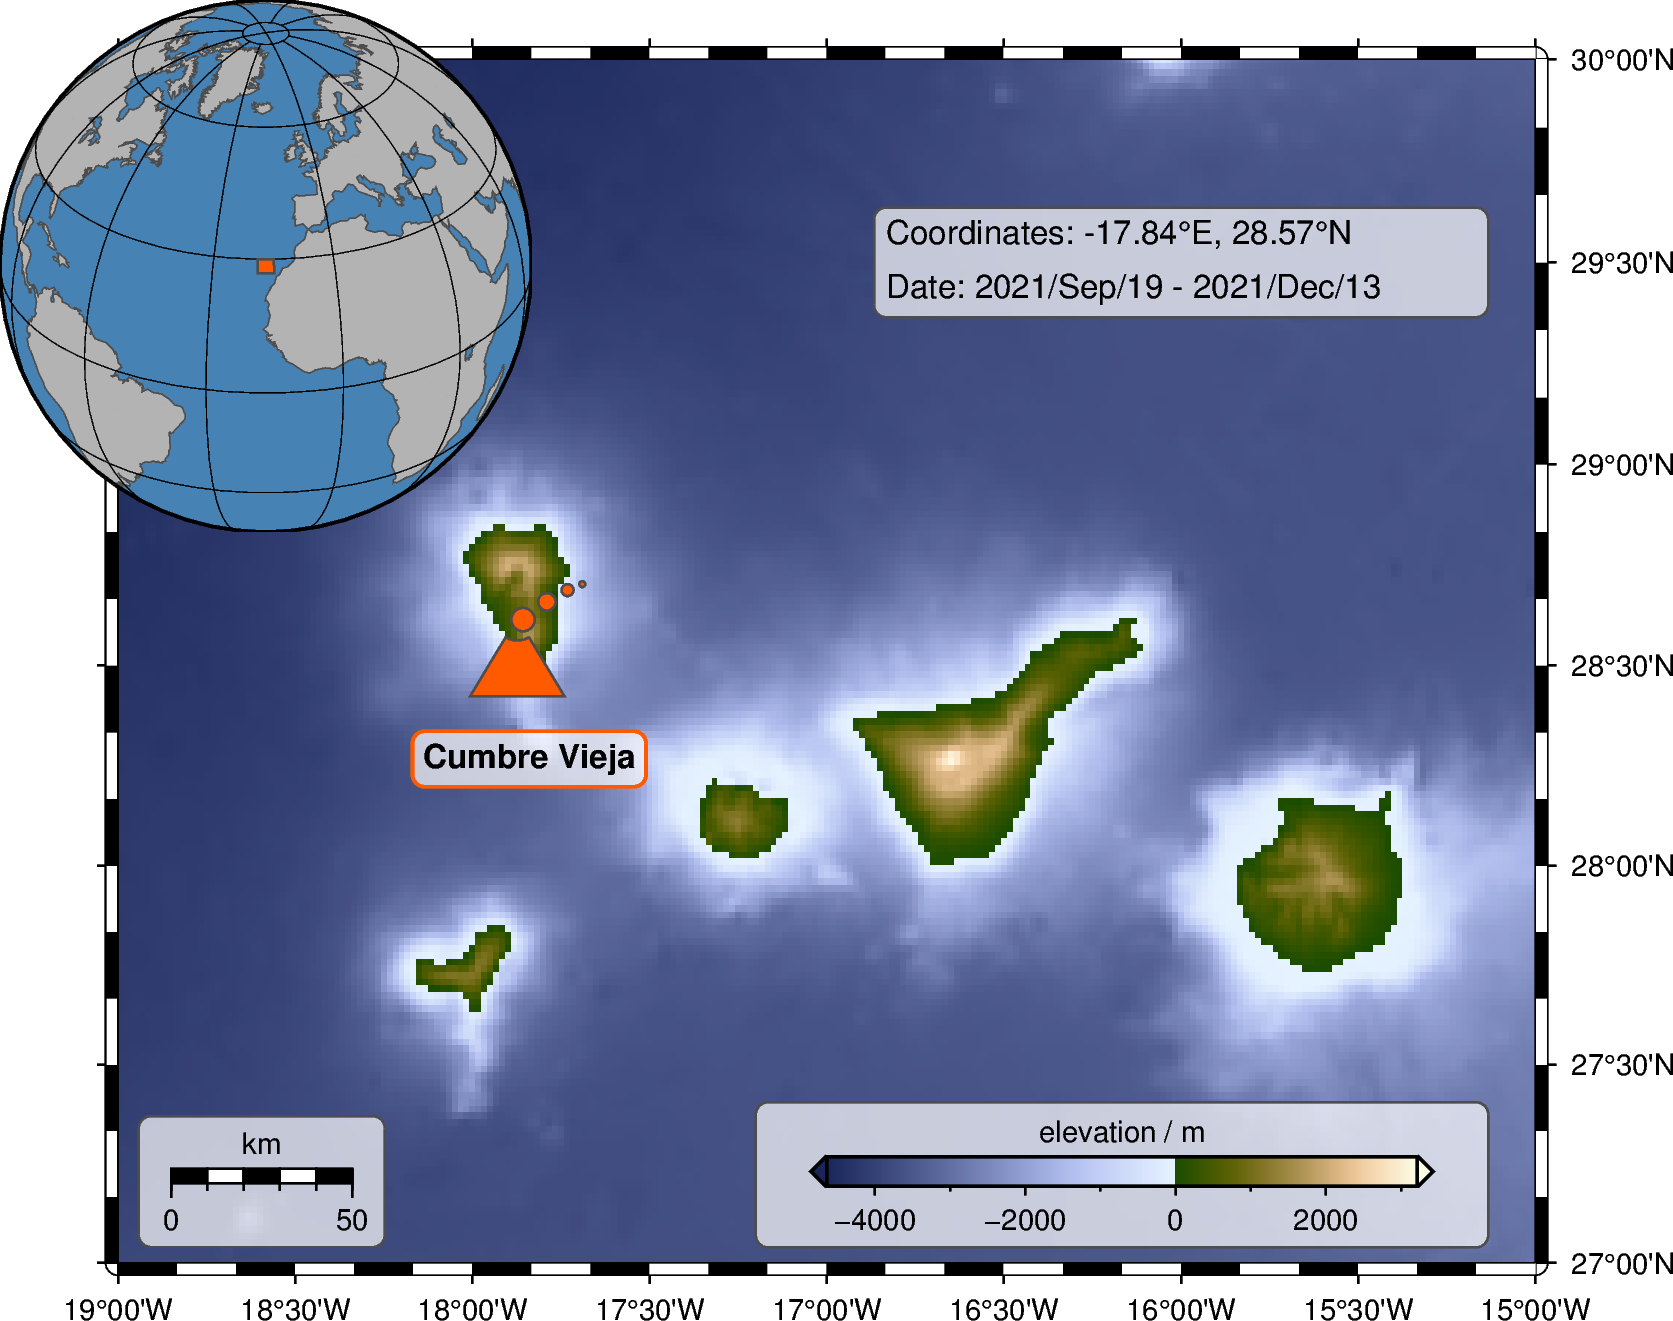

Write Python code to recreate this figure.
r"""
xxx
"""

# #############################################################################
# La Palma eruptions between 2021/09/19 and 2021/12/13
# -----------------------------------------------------------------------------
# Author: Yvonne Fröhlich
# ORCID: https://orcid.org/0000-0002-8566-0619
# GitHub: https://github.com/yvonnefroehlich/gmt-pygmt-plotting
# -----------------------------------------------------------------------------
# - Created: 2024/04/07
#   PyGMT v0.11.0 -> https://www.pygmt.org/v0.11.0/ | https://www.pygmt.org/
#   GMT 6.4.0 -> https://www.generic-mapping-tools.org/
# #############################################################################

import pygmt as gmt

# -----------------------------------------------------------------------------
# General stuff
# -----------------------------------------------------------------------------
# >>> Set for your needs <<<
fig_name = "la_palma_eruption"  # Name of output figure
png_dpi = 360  # Resolution of output png
grid_res = "01m"  # Resolution of elevation grid
grid_reg = "g"  # Registration of elevation grid

# -----------------------------------------------------------------------------
# Coordinates for La Palma volcano
lon_volc = -17.84
lat_volc = 28.57

# -----------------------------------------------------------------------------
# Colors
color_water = "steelblue"
color_land = "gray70"
color_shorelines = "gray30"
color_plate = "216.750/82.875/24.990"  # -> darkorange
color_highlight = "255/90/0"  # -> orange

# -----------------------------------------------------------------------------
# Stuff for scale, legends, colorbars, and insets
pos_study_inset = "jTL+w4.5c+o-1c/-0.5c"

pos_cb_grid = "JRB+jRB+w5c/0.25c+h+ml+o1c/0.65c+e"
frame_cb_grid = "+lelevation / m"

box_standard = "+gwhite@30+p0.5p,gray30+r0.1c"

# -----------------------------------------------------------------------------
# Define region and projection
lon_min = -19  # degrees East
lon_max = -15
lat_min = 27  # degrees West
lat_max = 30

project_use = "M12c"  # Mercator


# %%
# -----------------------------------------------------------------------------
# Make geographic map
# -----------------------------------------------------------------------------

# Create newe Figure instance
fig = gmt.Figure()

# -----------------------------------------------------------------------------
# Change default values of GMT globally
gmt.config(
    PS_MEDIA="A4",
    PS_PAGE_ORIENTATION="portrait",
    MAP_FRAME_TYPE="fancy+",  # map frame style
    MAP_FRAME_WIDTH="3p",  # thickness of map frame
    FONT_LABEL="7p",
    FONT_ANNOT_PRIMARY="7p",
    MAP_FRAME_PEN="0.8p",  # thickness of border around scale
    MAP_ANNOT_OFFSET="0.05i",  # distance of scale ticks labels from scale
    MAP_LABEL_OFFSET="3.5p",  # distance of label from scale
    MAP_TICK_LENGTH_PRIMARY="5p",  # length of scale ticks
    COLOR_NAN="white",  # color for NaN; default 127.5
)

# -----------------------------------------------------------------------------
# Download and cut the elevation grid
grid_topo = gmt.grdcut(
    grid=f"@earth_relief_{grid_res}_{grid_reg}",
    region=[lon_min, lon_max, lat_min, lat_max],
    projection=project_use,
)

fig.grdimage(grid=grid_topo, cmap="oleron", frame=["wSnE", "af"])

fig.show()


# %%
# -----------------------------------------------------------------------------
# Plot plate boundaries after Bird 2003
fig.plot(data="plate_boundaries_Bird_2003.txt", pen=f"1p,{color_plate}")

fig.show()


# %%
# -----------------------------------------------------------------------------
# Add LaPalma eruption

# Volcano
fig.plot(
    x=lon_volc,
    y=lat_volc,
    style="kvolcano/1c",
    fill=color_highlight,
    pen="0.5p,gray30",
)
# Label
fig.text(
    x=lon_volc,
    y=lat_volc,
    text="Cumbre Vieja",
    font="8p,Helvetica-Bold,black",
    offset="0c/-1c",
    fill="white@30",
    pen=f"0.8p,{color_highlight}",
    clearance="0.1c/0.1c+tO",
)
# Info text
# Adjust position in txt file
fig.text(
    textfiles="info_lapalma.txt",
    M=True,  # paragraph mode # read from file
    font="8p,black",
    fill="white@30",
    clearance="0.1c/0.1c+tO",
    pen="0.5p,gray30",
)

fig.show()


# %%
# -----------------------------------------------------------------------------
# Add colorbar for the colormap of the elevation
gmt.config(MAP_TICK_LENGTH_PRIMARY="2p")

fig.colorbar(position=pos_cb_grid, frame=frame_cb_grid, box=box_standard)

fig.show()


# %%
# -----------------------------------------------------------------------------
# Add length scale
gmt.config(MAP_SCALE_HEIGHT="7p")

basemap_scale = (
    f"JLB+jLB+w50+c{(lon_max + lon_min) / 2}/{(lat_max + lat_min) / 2}"
    + "+f+lkm+at+o0.45c/0.55c"
)

fig.basemap(map_scale=basemap_scale, box=box_standard)

fig.show()


# %%
# -----------------------------------------------------------------------------
# Inset map of study region
with fig.inset(position=pos_study_inset):
    # >>> use ? <<<

    # Orthographic projection
    # glon0/lat0[/horizon]/scale or Glon0/lat0[/horizon]/width
    #  - lon0 and lat0 projection center
    #  - horizon maximum distance from projection center (in degrees, <= 90, default 90)
    #  - scale and width figure size

    fig.coast(
        region="g",
        projection=f"G{(lon_min + lon_max) / 2}/{(lat_min + lat_max) / 2}/?",
        area_thresh="50000",
        resolution="c",
        shorelines="gray30",
        land=color_land,
        water=color_water,
        frame="g",
    )

    fig.plot(
        data=[[lon_min, lat_min, lon_max, lat_max]],
        style="r+s",
        pen="0.5p,gray30",
        fill=color_highlight,
    )

fig.show()


# %%
# -----------------------------------------------------------------------------
# Finally you can let the figure be displayed inside your IDE or outside of
# it by setting the "method" parameter to "external" as well save it to a PDF
# or PNG file giving a filename via the "fname" parameter and a resolution
# passed to the "dpi" parameter
fig.show()

# for ext in ["png"]: # , "pdf", "eps"]:
#     fig.savefig(fname=f"{fig_name}.{ext}")

print(fig_name)
